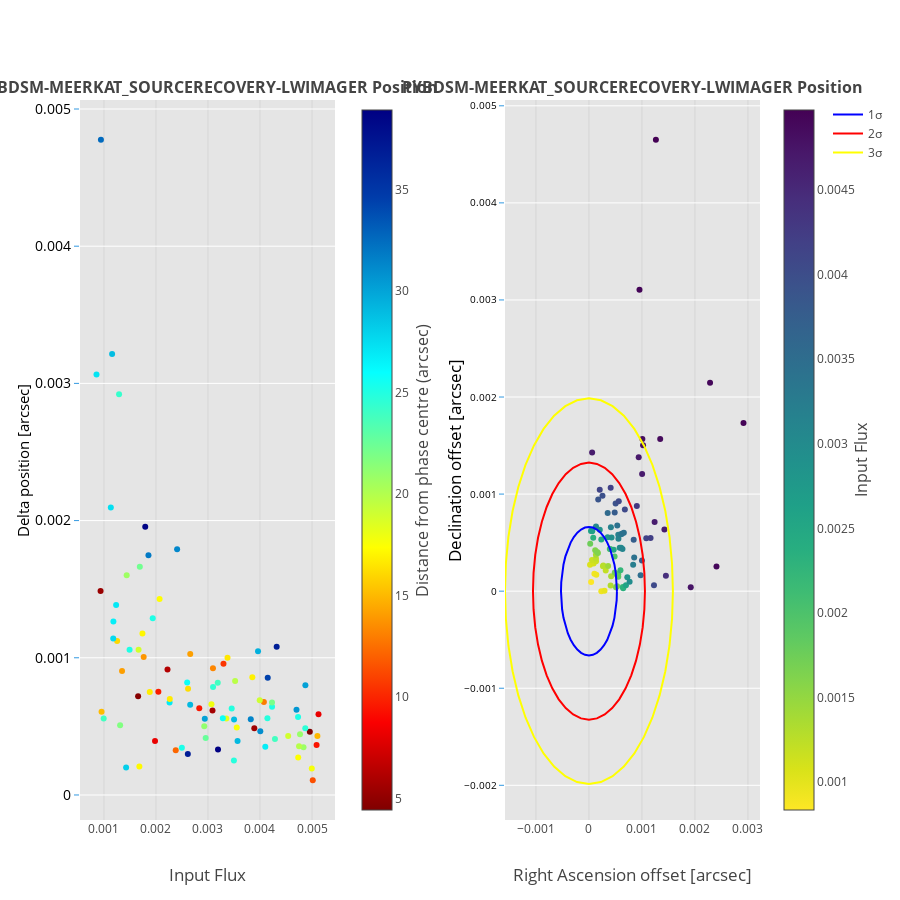

Notebook cell for this chart:
### Code cell
data = []
im_titles =[]
for input_model, output_model in models.items():
    header = output_model[:-9]
    im_titles.append('<b>%s Position</b>'%header.upper())
    im_titles.append('<b>%s Position</b>'%header.upper())

fig = tools.make_subplots(rows=len(models.keys()), cols=2, shared_yaxes=False, print_grid=False,
                          horizontal_spacing = 0.25,
                          vertical_spacing = 0.15,
                          subplot_titles=im_titles)
counter = 0
for input_model, output_model in models.items():
    counter+=1
    RA_offset = []
    DEC_offset = []
    DELTA_PHASE0 = []
    source_labels = []
    flux_in_data = []
    delta_pos_data = []
    heading = output_model[:-9]
    for n in range(len(results[heading]['flux'])):
        delta_pos_data.append(results[heading]['position'][n][0])
        RA_offset.append(results[heading]['position'][n][1])
        DEC_offset.append(results[heading]['position'][n][2])
        DELTA_PHASE0.append(results[heading]['position'][n][3])
        flux_in_data.append(results[heading]['position'][n][4])
        source_labels.append(results[heading]['position'][n][5])
    zipped_props = zip(delta_pos_data, RA_offset, DEC_offset, DELTA_PHASE0, flux_in_data, source_labels)
    delta_pos_data, RA_offset, DEC_offset, DELTA_PHASE0, flux_in_data, source_labels = zip(
        *sorted(zipped_props, key=lambda x: x[0]))
    fig.append_trace(go.Scatter(x=np.array(flux_in_data), y=np.array(delta_pos_data),
                                mode = 'markers', showlegend=False,
                                text = source_labels, name = '%s flux_ratio' % header,
                                marker = dict(color = DELTA_PHASE0, showscale=True,
                                              colorscale='Jet', reversescale=True,
                                              colorbar = dict(title= 'Distance from phase centre (arcsec)',
                                                              titleside ='right', titlefont=dict(size=16), x = 0.4)
                                             ) if i == 0 else dict(color = DELTA_PHASE0, colorscale='Jet',
                                                                   reversescale=True),
                                error_y=dict(type='data', #array=flux_out_err_data,
                                             color = 'rgb(158, 63, 221)', visible=True)), i+1, 1)
    fig.append_trace(go.Scatter(x=np.array(RA_offset), y=np.array(DEC_offset),
                                mode = 'markers', showlegend=False,
                                text = source_labels, name = '%s flux_ratio' % heading,
                                marker = dict(color = flux_out_data, showscale=True, colorscale='Viridis', reversescale=True,
                                              colorbar = dict(title= 'Input Flux', titleside ='right',
                                                             titlefont=dict(size=16))
                                             ) if i == 0 else dict(color = flux_out_data, colorscale='Viridis',
                                                                   reversescale=True),
                                error_y=dict(type='data',
                                             color = 'rgb(158, 63, 221)', visible=True)), i+1, 2)
    r1, r2 = np.array(RA_offset).std(), np.array(DEC_offset).std()
    theta = np.linspace(0,2*pi,45)
    x1 = r1*cos(theta)
    y1 = r2*sin(theta)
    #print "%s\n1 sigma = %s\n%s"%(imager, np.sqrt(r1*r2), 25*'=')
    fig.append_trace(go.Scatter(x=x1, y=y1,
                                mode = 'lines', showlegend=True if i == 0 else False,
                                name = '1σ',
                                text = '1σ ~ %f' % (np.sqrt(r1*r2)),
                                marker = dict(color = 'rgb(0, 0, 255)')), i+1, 2)
    fig.append_trace(go.Scatter(x=2*x1, y=2*y1,
                                mode = 'lines', showlegend=True if i == 0 else False,
                                name = '2σ',
                                text = '2σ ~ %f' % (2*np.sqrt(r1*r2)),
                                marker = dict(color = 'rgb(255, 0, 0)')), i+1, 2)
    fig.append_trace(go.Scatter(x=3*x1, y=3*y1,
                                mode = 'lines', showlegend=True if i == 0 else False,
                                name = '3σ',
                                text = '3σ ~ %f' % (3*np.sqrt(r1*r2)),
                                marker = dict(color = 'rgb(255, 255, 0)')), i+1, 2)
    fig['layout'].update(title='', height=900, width=900,
                         paper_bgcolor='rgb(255,255,255)', plot_bgcolor='rgb(229,229,229)',
                         legend=dict(xanchor=True, x=1.1,y=1)
                        )
    fig['layout'].update(
        {'yaxis{}'.format(counter+i):YAxis(title=u'Delta position [arcsec]',gridcolor='rgb(255,255,255)',
                                           color='rgb(0,0,0)',
                                           range=axis_min_max if _scaley.value else [],
        #range=[1,10],
        tickfont=dict(size=14, color='rgb(0,0,0)'),
        titlefont=dict(size=15),
        showgrid=True,
        showline=False,
        showticklabels=True,
        tickcolor='rgb(51,153,225)',
        ticks='outside',
        zeroline=False)})
    fig['layout'].update(
        {'yaxis{}'.format(counter+i+1):YAxis(title='Declination offset [arcsec]',gridcolor='rgb(255,255,255)',
                                             color='rgb(0,0,0)',
                                             range=dec_min_max if _scaley.value else [],
        #range=[1,10],
        tickfont=dict(size=10, color='rgb(0,0,0)'),
        titlefont=dict(size=17),
        showgrid=True,
        showline=False,
        showticklabels=True,
        tickcolor='rgb(51,153,225)',
        ticks='outside',
        zeroline=False)})
    fig['layout'].update({'xaxis{}'.format(counter+i):XAxis(title='Input Flux',
                                                            titlefont=dict(size=17),
                                                            zeroline=False, position=0.0, overlaying='x',)})
    fig['layout'].update({'xaxis{}'.format(counter+i+1):XAxis(title='Right Ascension offset [arcsec]',
                                                              titlefont=dict(size=17),
                                                              range=ra_min_max if _scalex.value else [],
                                                              zeroline=False)}# domain=[0.505, 0.8])}
        )

py.iplot(fig, filename='make-subplots-multiple-with-titles')

### Figure 1 — Plotly figure (JSON) as saved in the notebook; plotly's stock layout.template omitted (floating-point values rounded to 4 significant figures)
{"data": [{"error_y": {"color": "rgb(158, 63, 221)", "type": "data", "visible": true}, "marker": {"color": [11.43, 17.66, 28.13, 17.21, 24.83, 17.39, 36.81, 12.2, 38.92, 25.23, 20.73, 26.77, 19.87, 9.402, 8.146, 29.09, 23.88, 22.56, 18.94, 14.92, 20.91, 4.433, 31.01, 24.63, 5.538, 17.58, 21.09, 21.72, 28.97, 31.43, 30.1, 18.23, 23.87, 25.75, 24.86, 25.12, 8.134, 15.1, 5.721, 30.57, 24.91, 9.493, 25.06, 29.1, 17.88, 22.0, 26.95, 12.94, 19.05, 16.68, 4.649, 16.74, 9.728, 16.2, 24.47, 30.15, 23.89, 25.8, 19.75, 34.37, 16.88, 14.13, 6.226, 13.26, 10.56, 16.56, 13.8, 14.16, 29.48, 25.11, 18.87, 36.72, 16.05, 27.64, 17.1, 26.69, 25.14, 27.01, 17.34, 5.306, 20.7, 22.22, 31.85, 31.29, 38.64, 27.4, 24.31, 27.16, 28.89, 32.57], "colorbar": {"title": "Distance from phase centre (arcsec)", "titlefont": {"size": 16}, "titleside": "right", "x": 0.4}, "colorscale": "Jet", "reversescale": true, "showscale": true}, "mode": "markers", "name": "pybdsm-meerkat_SourceRecovery-lwimager flux_ratio", "showlegend": false, "text": ["E001", "D201", "bv132", "bs041", "ag112", "M111", "ax043", "bd251", "am143", "bb192", "I191", "U192", "L161", "B350", "bj150", "ad032", "Q132", "at152", "O351", "C281", "J251", "F140", "X022", "G152", "ac300", "ae181", "au162", "bw302", "af312", "aa333", "as182", "aj011", "Q132a", "ak322", "W042", "N132", "A050", "cg141", "aq110", "K212", "ah122", "av120", "R132", "aw212", "ar271", "S212", "bf012", "V021", "Z091", "be121", "ac300a", "bk011", "bi290", "ay291", "ap232", "H172", "an292", "ba002", "O351a", "T213", "ab131", "bx021", "bg280", "ao061", "al081", "ai101", "bo061", "az351", "Y352", "bt182", "br071", "P213", "bz201", "ce182", "bp271", "cb252", "bl272", "by252", "bh071", "cf230", "bu301", "bq112", "bm013", "bc222", "bn323", "cd122", "ca092", "ci082", "cc212", "ch163"], "type": "scatter", "x": [0.005015, 0.004996, 0.001426, 0.001681, 0.003499, 0.004735, 0.002613, 0.00238, 0.003193, 0.002498, 0.004837, 0.004102, 0.004751, 0.005088, 0.001982, 0.003569, 0.004288, 0.002956, 0.004542, 0.005104, 0.00477, 0.004958, 0.004006, 0.004871, 0.003891, 0.003554, 0.002929, 0.001311, 0.003502, 0.003823, 0.002939, 0.003353, 0.000995, 0.003286, 0.004143, 0.004732, 0.005125, 0.000954, 0.003087, 0.004702, 0.003456, 0.002833, 0.004232, 0.002658, 0.003067, 0.004231, 0.002262, 0.004075, 0.003995, 0.002266, 0.001657, 0.001881, 0.002046, 0.002617, 0.003098, 0.004873, 0.003188, 0.0026, 0.003522, 0.004149, 0.003853, 0.001348, 0.002222, 0.003096, 0.003298, 0.003376, 0.001764, 0.002659, 0.003962, 0.001493, 0.001666, 0.004321, 0.001253, 0.001179, 0.00174, 0.001182, 0.001938, 0.001234, 0.00207, 0.000935, 0.001437, 0.00169, 0.001856, 0.002407, 0.001794, 0.001132, 0.001291, 0.000857, 0.001157, 0.000942], "xaxis": "x1", "y": [0.0001073, 0.0001934, 0.0002007, 0.0002078, 0.0002516, 0.0002735, 0.0002987, 0.0003263, 0.0003307, 0.0003435, 0.0003477, 0.0003518, 0.0003558, 0.0003638, 0.0003942, 0.0003942, 0.0004085, 0.0004155, 0.0004292, 0.0004292, 0.0004424, 0.0004615, 0.0004646, 0.0004858, 0.0004858, 0.0004917, 0.0005004, 0.0005089, 0.0005497, 0.0005523, 0.0005549, 0.0005575, 0.0005575, 0.0005601, 0.0005601, 0.0005677, 0.0005876, 0.0006069, 0.0006163, 0.000621, 0.0006302, 0.0006325, 0.0006437, 0.000657, 0.0006614, 0.0006743, 0.0006743, 0.0006786, 0.0006912, 0.0006994, 0.0007197, 0.000751, 0.0007529, 0.0007737, 0.0007866, 0.0007993, 0.0008171, 0.0008206, 0.0008311, 0.0008549, 0.0008583, 0.000904, 0.0009151, 0.0009229, 0.0009566, 0.001001, 0.001006, 0.001028, 0.001048, 0.001059, 0.001059, 0.001081, 0.001123, 0.00114, 0.001177, 0.001265, 0.001289, 0.001385, 0.001428, 0.001488, 0.001602, 0.001663, 0.001747, 0.001791, 0.001955, 0.002096, 0.002921, 0.003065, 0.003213, 0.004776], "yaxis": "y1"}, {"error_y": {"color": "rgb(158, 63, 221)", "type": "data", "visible": true}, "marker": {"color": [0.0008353, 0.0009051, 0.0009185, 0.0009297, 0.0009761, 0.001061, 0.001091, 0.001157, 0.001157, 0.001214, 0.001216, 0.001232, 0.001271, 0.001327, 0.001369, 0.001372, 0.001431, 0.00161, 0.001617, 0.001618, 0.001637, 0.001655, 0.00172, 0.001755, 0.001785, 0.001853, 0.001869, 0.001897, 0.001976, 0.002041, 0.002166, 0.002209, 0.002228, 0.002335, 0.002359, 0.002414, 0.002493, 0.002585, 0.002585, 0.002595, 0.002653, 0.002748, 0.002856, 0.002891, 0.002941, 0.002969, 0.002996, 0.003028, 0.003037, 0.003112, 0.003151, 0.003175, 0.003185, 0.003227, 0.003275, 0.00339, 0.00341, 0.003412, 0.003429, 0.003483, 0.00355, 0.00375, 0.003777, 0.003781, 0.003896, 0.003939, 0.003969, 0.004043, 0.004044, 0.004054, 0.004137, 0.004149, 0.004164, 0.004209, 0.004308, 0.004434, 0.004656, 0.004656, 0.004664, 0.004671, 0.004704, 0.004758, 0.004792, 0.004833, 0.004862, 0.004902, 0.004905, 0.004933, 0.004942, 0.004974], "colorbar": {"title": "Input Flux", "titlefont": {"size": 16}, "titleside": "right"}, "colorscale": "Viridis", "reversescale": true, "showscale": true}, "mode": "markers", "name": "pybdsm-meerkat_SourceRecovery-lwimager flux_ratio", "showlegend": false, "text": ["E001", "D201", "bv132", "bs041", "ag112", "M111", "ax043", "bd251", "am143", "bb192", "I191", "U192", "L161", "B350", "bj150", "ad032", "Q132", "at152", "O351", "C281", "J251", "F140", "X022", "G152", "ac300", "ae181", "au162", "bw302", "af312", "aa333", "as182", "aj011", "Q132a", "ak322", "W042", "N132", "A050", "cg141", "aq110", "K212", "ah122", "av120", "R132", "aw212", "ar271", "S212", "bf012", "V021", "Z091", "be121", "ac300a", "bk011", "bi290", "ay291", "ap232", "H172", "an292", "ba002", "O351a", "T213", "ab131", "bx021", "bg280", "ao061", "al081", "ai101", "bo061", "az351", "Y352", "bt182", "br071", "P213", "bz201", "ce182", "bp271", "cb252", "bl272", "by252", "bh071", "cf230", "bu301", "bq112", "bm013", "bc222", "bn323", "cd122", "ca092", "ci082", "cc212", "ch163"], "type": "scatter", "x": [4.069e-05, 0.0001026, 0.0002334, 0.0001389, 0.0002931, 2.058e-05, 8.72e-05, 0.0001337, 5.799e-05, 0.0003165, 0.0002647, 0.0001315, 0.0002708, 0.0004085, 0.0001318, 0.0004186, 0.0003616, 0.0001695, 0.0001541, 0.0001181, 0.0005104, 0.0005319, 0.0004873, 2.343e-05, 0.0005216, 0.0005363, 0.0005533, 0.0005521, 0.0004838, 0.0003931, 0.000409, 0.0006384, 0.000594, 0.0006463, 8.035e-05, 0.0002329, 0.000467, 0.0006978, 6.099e-05, 3.79e-05, 6.139e-05, 0.0003521, 0.0007234, 0.0002046, 0.0004267, 0.0007673, 0.00058, 0.0001327, 0.0006065, 0.0006326, 0.0005559, 0.0004141, 0.000553, 0.0008339, 0.0006063, 0.0006222, 0.0008537, 0.0005344, 0.0006582, 0.0009747, 0.0003532, 0.0008441, 0.0004857, 0.001, 0.0001746, 0.000503, 0.0002552, 0.0006772, 0.0005628, 0.001227, 0.0002035, 0.001082, 0.0004099, 0.001163, 0.0009036, 0.001452, 0.001239, 0.001424, 6.016e-05, 0.001003, 0.0009386, 0.00192, 0.001021, 0.001008, 0.001344, 0.002406, 0.002285, 0.002916, 0.0009532, 0.001263], "xaxis": "x2", "y": [9.44e-05, 0.0001797, 1.696e-07, 0.0001693, 4.468e-06, 0.0002714, 0.0002857, 0.0003077, 0.0003204, 0.0002118, 0.0002576, 0.0003359, 0.0002643, 5.767e-05, 0.0003749, 0.0001524, 0.0002585, 0.0003941, 0.0004046, 0.0004208, 4.154e-05, 5.089e-05, 0.0001919, 0.0004891, 0.0001763, 0.0001612, 0.0001485, 0.0001737, 0.0003558, 0.0004339, 0.000433, 4.241e-05, 0.000215, 2.946e-05, 0.0005514, 0.0005332, 0.0004269, 5.983e-05, 0.0006164, 0.0006203, 0.0006298, 0.0005552, 0.0001433, 0.0006319, 0.000553, 9.825e-05, 0.0004475, 0.0006665, 0.0004463, 0.0004341, 0.0005394, 0.000659, 0.0005802, 0.0002721, 0.0005858, 0.0005924, 0.0003467, 0.0006756, 0.0006012, 0.000165, 0.0008043, 0.0005298, 0.000811, 0.0003165, 0.0009455, 0.000902, 0.0009817, 0.0008423, 0.0009275, 6.027e-05, 0.001044, 0.0005451, 0.001066, 0.0005465, 0.0008778, 0.0001598, 0.0007135, 0.0006343, 0.001427, 0.001207, 0.00138, 3.969e-05, 0.001504, 0.001567, 0.001567, 0.0002532, 0.002148, 0.001733, 0.003106, 0.00465], "yaxis": "y2"}, {"marker": {"color": "rgb(0, 0, 255)"}, "mode": "lines", "name": "1σ", "showlegend": true, "text": "1σ ~ 0.000591", "type": "scatter", "x": [0.000528, 0.0005227, 0.0005066, 0.0004803, 0.0004442, 0.0003991, 0.0003458, 0.0002855, 0.0002194, 0.0001488, 7.515e-05, 3.233e-20, -7.515e-05, -0.0001488, -0.0002194, -0.0002855, -0.0003458, -0.0003991, -0.0004442, -0.0004803, -0.0005066, -0.0005227, -0.000528, -0.0005227, -0.0005066, -0.0004803, -0.0004442, -0.0003991, -0.0003458, -0.0002855, -0.0002194, -0.0001488, -7.515e-05, -9.7e-20, 7.515e-05, 0.0001488, 0.0002194, 0.0002855, 0.0003458, 0.0003991, 0.0004442, 0.0004803, 0.0005066, 0.0005227, 0.000528], "xaxis": "x2", "y": [0, 9.424e-05, 0.0001866, 0.0002751, 0.000358, 0.0004336, 0.0005004, 0.000557, 0.0006023, 0.0006353, 0.0006554, 0.0006622, 0.0006554, 0.0006353, 0.0006023, 0.000557, 0.0005004, 0.0004336, 0.000358, 0.0002751, 0.0001866, 9.424e-05, 8.109e-20, -9.424e-05, -0.0001866, -0.0002751, -0.000358, -0.0004336, -0.0005004, -0.000557, -0.0006023, -0.0006353, -0.0006554, -0.0006622, -0.0006554, -0.0006353, -0.0006023, -0.000557, -0.0005004, -0.0004336, -0.000358, -0.0002751, -0.0001866, -9.424e-05, -1.622e-19], "yaxis": "y2"}, {"marker": {"color": "rgb(255, 0, 0)"}, "mode": "lines", "name": "2σ", "showlegend": true, "text": "2σ ~ 0.001183", "type": "scatter", "x": [0.001056, 0.001045, 0.001013, 0.0009606, 0.0008884, 0.0007981, 0.0006916, 0.0005709, 0.0004387, 0.0002975, 0.0001503, 6.466e-20, -0.0001503, -0.0002975, -0.0004387, -0.0005709, -0.0006916, -0.0007981, -0.0008884, -0.0009606, -0.001013, -0.001045, -0.001056, -0.001045, -0.001013, -0.0009606, -0.0008884, -0.0007981, -0.0006916, -0.0005709, -0.0004387, -0.0002975, -0.0001503, -1.94e-19, 0.0001503, 0.0002975, 0.0004387, 0.0005709, 0.0006916, 0.0007981, 0.0008884, 0.0009606, 0.001013, 0.001045, 0.001056], "xaxis": "x2", "y": [0, 0.0001885, 0.0003731, 0.0005501, 0.000716, 0.0008673, 0.001001, 0.001114, 0.001205, 0.001271, 0.001311, 0.001324, 0.001311, 0.001271, 0.001205, 0.001114, 0.001001, 0.0008673, 0.000716, 0.0005501, 0.0003731, 0.0001885, 1.622e-19, -0.0001885, -0.0003731, -0.0005501, -0.000716, -0.0008673, -0.001001, -0.001114, -0.001205, -0.001271, -0.001311, -0.001324, -0.001311, -0.001271, -0.001205, -0.001114, -0.001001, -0.0008673, -0.000716, -0.0005501, -0.0003731, -0.0001885, -3.244e-19], "yaxis": "y2"}, {"marker": {"color": "rgb(255, 255, 0)"}, "mode": "lines", "name": "3σ", "showlegend": true, "text": "3σ ~ 0.001774", "type": "scatter", "x": [0.001584, 0.001568, 0.00152, 0.001441, 0.001333, 0.001197, 0.001037, 0.0008564, 0.0006581, 0.0004463, 0.0002254, 9.7e-20, -0.0002254, -0.0004463, -0.0006581, -0.0008564, -0.001037, -0.001197, -0.001333, -0.001441, -0.00152, -0.001568, -0.001584, -0.001568, -0.00152, -0.001441, -0.001333, -0.001197, -0.001037, -0.0008564, -0.0006581, -0.0004463, -0.0002254, -2.91e-19, 0.0002254, 0.0004463, 0.0006581, 0.0008564, 0.001037, 0.001197, 0.001333, 0.001441, 0.00152, 0.001568, 0.001584], "xaxis": "x2", "y": [0, 0.0002827, 0.0005597, 0.0008252, 0.001074, 0.001301, 0.001501, 0.001671, 0.001807, 0.001906, 0.001966, 0.001986, 0.001966, 0.001906, 0.001807, 0.001671, 0.001501, 0.001301, 0.001074, 0.0008252, 0.0005597, 0.0002827, 2.433e-19, -0.0002827, -0.0005597, -0.0008252, -0.001074, -0.001301, -0.001501, -0.001671, -0.001807, -0.001906, -0.001966, -0.001986, -0.001966, -0.001906, -0.001807, -0.001671, -0.001501, -0.001301, -0.001074, -0.0008252, -0.0005597, -0.0002827, -4.866e-19], "yaxis": "y2"}], "layout": {"annotations": [{"font": {"size": 16}, "showarrow": false, "text": "<b>PYBDSM-MEERKAT_SOURCERECOVERY-LWIMAGER Position</b>", "x": 0.1875, "xanchor": "center", "xref": "paper", "y": 1, "yanchor": "bottom", "yref": "paper"}, {"font": {"size": 16}, "showarrow": false, "text": "<b>PYBDSM-MEERKAT_SOURCERECOVERY-LWIMAGER Position</b>", "x": 0.8125, "xanchor": "center", "xref": "paper", "y": 1, "yanchor": "bottom", "yref": "paper"}], "height": 900, "legend": {"x": 1.1, "xanchor": true, "y": 1}, "paper_bgcolor": "rgb(255,255,255)", "plot_bgcolor": "rgb(229,229,229)", "title": "", "width": 900, "xaxis1": {"anchor": "y1", "domain": [0, 0.375], "overlaying": "x", "position": 0, "title": "Input Flux", "titlefont": {"size": 17}, "zeroline": false}, "xaxis2": {"anchor": "y2", "domain": [0.625, 1], "range": [], "title": "Right Ascension offset [arcsec]", "titlefont": {"size": 17}, "zeroline": false}, "yaxis1": {"anchor": "x1", "color": "rgb(0,0,0)", "domain": [0, 1], "gridcolor": "rgb(255,255,255)", "range": [], "showgrid": true, "showline": false, "showticklabels": true, "tickcolor": "rgb(51,153,225)", "tickfont": {"color": "rgb(0,0,0)", "size": 14}, "ticks": "outside", "title": "Delta position [arcsec]", "titlefont": {"size": 15}, "zeroline": false}, "yaxis2": {"anchor": "x2", "color": "rgb(0,0,0)", "domain": [0, 1], "gridcolor": "rgb(255,255,255)", "range": [], "showgrid": true, "showline": false, "showticklabels": true, "tickcolor": "rgb(51,153,225)", "tickfont": {"color": "rgb(0,0,0)", "size": 10}, "ticks": "outside", "title": "Declination offset [arcsec]", "titlefont": {"size": 17}, "zeroline": false}}}
